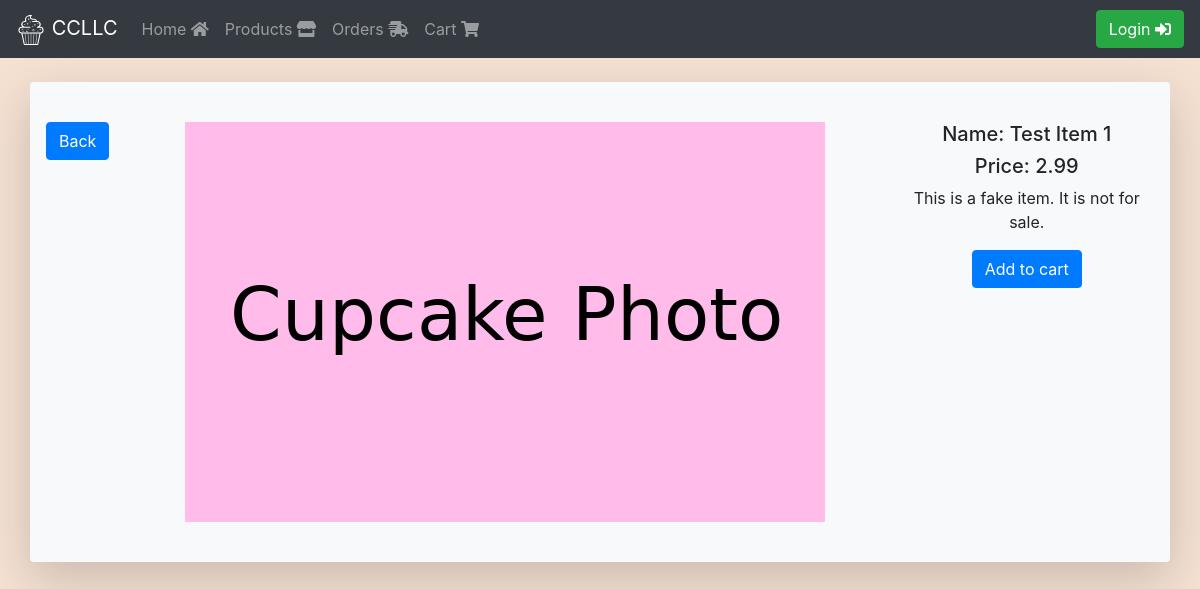
Screenshot of /product.php?id=1 with the database file from the repository.
### tables this page shows
CREATE TABLE productTest (
  prod_id int(10) NOT NULL AUTO_INCREMENT,
  name varchar(25) NOT NULL,
  description varchar(100) NOT NULL,
  price decimal(8,2) NOT NULL,
  PRIMARY KEY (prod_id)
);

### src/backend/db.php (called while the page is built, shortened)
<?php
class db{
  private $servername = "172.17.0.1";
  private $username = "webuser";
  private $userpass = "webpass";
  private $dbname = "ism452";
  private $conn;
  private function initConnection(){
    $this->conn = new mysqli($this->servername, $this->username, $this->userpass, $this->dbname);
  }
  public function queryDatabase($sqlStatement){
    $result = $this->conn->query($sqlStatement);
    return $result;
  }
}
?>

### src/product.php (the view, shortened to what this page needs)
<!DOCTYPE html>
<html lang="en" dir="ltr">
  <head>
    <link rel="stylesheet" href="https://stackpath.bootstrapcdn.com/bootstrap/4.3.1/css/bootstrap.min.css">
    <link rel="stylesheet" href="https://use.fontawesome.com/releases/v5.7.2/css/all.css">
    <link rel="stylesheet" href="/css/master.css">
  </head>
  <body>
    <?php
    include 'backend/navbar.php';
    include 'alert.php';
    ?>
    <div class="container shadow-lg p-3 mb-5 bg-light rounded">
      <br>
      <?php
        $prod = $_GET['id'];
        include 'backend/db.php';
        $db = new db;
        $sql="SELECT * FROM productTest WHERE prod_id = " . $prod;
        $result = $db->queryDatabase($sql);
        while($row = $result->fetch_assoc()) {
          echo '
          <div class="row">
            <div class="col-1">
              <a class="btn btn-primary" href="products.php">Back</a>
            </div>
            <div class="col" style="text-align: center">
              <img src="img/CardPlaceholder.png" alt="Product Image">
            </div>
            <div class="col-3" style="text-align: center">
              <h5>Name: '.$row["name"].'</h5>
              <h5>Price: '.$row["price"].'</h5>
              <p>'.$row["description"].'</p>
              <button class="btn btn-primary" onclick="addtoCart('.$prod.')">Add to cart</button>
            </div>
          </div>
          <br>
          ';
        }
      ?>
    </div>
  </body>
</html>

### src/css/master.css (style rules this page uses)
body { background-color: #f4e1d2; }

### rows the page displays
producttest: name "Test Item 1", price "2.99", description "This is a fake item. It is not for sale."
